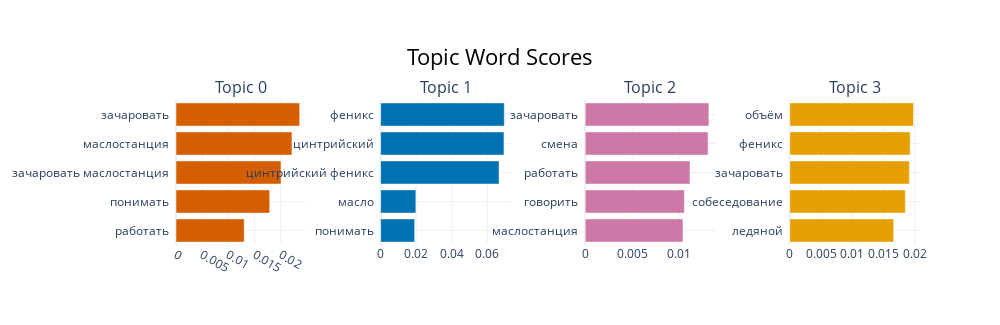

The notebook cell this image was saved under:
### Code cell
fig = tengine.model.visualize_barchart()
fig.show()

### Figure 1 — Plotly figure (JSON) as saved in the notebook; plotly's stock layout.template omitted (floating-point values rounded to 4 significant figures)
{"data": [{"marker": {"color": "#D55E00"}, "orientation": "h", "x": [0.01301, 0.01788, 0.02004, 0.02213, 0.02361], "y": ["работать  ", "понимать  ", "зачаровать маслостанция  ", "маслостанция  ", "зачаровать  "], "type": "bar", "xaxis": "x", "yaxis": "y"}, {"marker": {"color": "#0072B2"}, "orientation": "h", "x": [0.01917, 0.01985, 0.06665, 0.06943, 0.0696], "y": ["понимать  ", "масло  ", "цинтрийский феникс  ", "цинтрийский  ", "феникс  "], "type": "bar", "xaxis": "x2", "yaxis": "y2"}, {"marker": {"color": "#CC79A7"}, "orientation": "h", "x": [0.0104, 0.01056, 0.01115, 0.01308, 0.01316], "y": ["маслостанция  ", "говорить  ", "работать  ", "смена  ", "зачаровать  "], "type": "bar", "xaxis": "x3", "yaxis": "y3"}, {"marker": {"color": "#E69F00"}, "orientation": "h", "x": [0.01664, 0.01851, 0.01915, 0.01929, 0.01982], "y": ["ледяной  ", "собеседование  ", "зачаровать  ", "феникс  ", "объём  "], "type": "bar", "xaxis": "x4", "yaxis": "y4"}], "layout": {"xaxis": {"anchor": "y", "domain": [0.0, 0.175], "showgrid": true}, "yaxis": {"anchor": "x", "domain": [0.0, 1.0], "showgrid": true}, "xaxis2": {"anchor": "y2", "domain": [0.275, 0.45], "showgrid": true}, "yaxis2": {"anchor": "x2", "domain": [0.0, 1.0], "showgrid": true}, "xaxis3": {"anchor": "y3", "domain": [0.55, 0.725], "showgrid": true}, "yaxis3": {"anchor": "x3", "domain": [0.0, 1.0], "showgrid": true}, "xaxis4": {"anchor": "y4", "domain": [0.825, 1.0], "showgrid": true}, "yaxis4": {"anchor": "x4", "domain": [0.0, 1.0], "showgrid": true}, "annotations": [{"font": {"size": 16}, "showarrow": false, "text": "Topic 0", "x": 0.0875, "xanchor": "center", "xref": "paper", "y": 1.0, "yanchor": "bottom", "yref": "paper"}, {"font": {"size": 16}, "showarrow": false, "text": "Topic 1", "x": 0.3625, "xanchor": "center", "xref": "paper", "y": 1.0, "yanchor": "bottom", "yref": "paper"}, {"font": {"size": 16}, "showarrow": false, "text": "Topic 2", "x": 0.6375, "xanchor": "center", "xref": "paper", "y": 1.0, "yanchor": "bottom", "yref": "paper"}, {"font": {"size": 16}, "showarrow": false, "text": "Topic 3", "x": 0.9125, "xanchor": "center", "xref": "paper", "y": 1.0, "yanchor": "bottom", "yref": "paper"}], "title": {"font": {"size": 22, "color": "Black"}, "text": "Topic Word Scores", "x": 0.5, "xanchor": "center", "yanchor": "top"}, "hoverlabel": {"font": {"size": 16, "family": "Rockwell"}, "bgcolor": "white"}, "showlegend": false, "width": 1000, "height": 325.0}}
